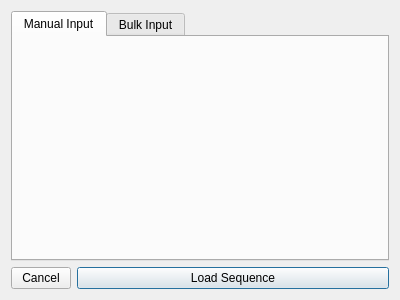
<?xml version="1.0" encoding="UTF-8"?>
<ui version="4.0">
    <class>Dialog</class>
    <widget class="QDialog" name="Dialog">
        <property name="geometry">
            <rect>
                <x>0</x>
                <y>0</y>
                <width>400</width>
                <height>300</height>
            </rect>
        </property>
        <property name="windowTitle">
            <string>Dialog</string>
        </property>
        <layout class="QVBoxLayout" name="verticalLayout">
            <item>
                <widget class="QTabWidget" name="tab_area">
                    <property name="maximumSize">
                        <size>
                            <width>16777215</width>
                            <height>16777215</height>
                        </size>
                    </property>
                    <property name="currentIndex">
                        <number>0</number>
                    </property>
                    <widget class="QWidget" name="manual_input_tab">
                        <attribute name="title">
                            <string>Manual Input</string>
                        </attribute>
                    </widget>
                    <widget class="QWidget" name="bulk_input_tab">
                        <attribute name="title">
                            <string>Bulk Input</string>
                        </attribute>
                    </widget>
                </widget>
            </item>
            <item>
                <layout class="QHBoxLayout" name="horizontalLayout">
                    <item>
                        <widget class="QPushButton" name="cancel">
                            <property name="maximumSize">
                                <size>
                                    <width>60</width>
                                    <height>16777215</height>
                                </size>
                            </property>
                            <property name="text">
                                <string>Cancel</string>
                            </property>
                        </widget>
                    </item>
                    <item>
                        <widget class="QPushButton" name="load_sequence">
                            <property name="text">
                                <string>Load Sequence</string>
                            </property>
                            <property name="autoDefault">
                                <bool>false</bool>
                            </property>
                            <property name="default">
                                <bool>true</bool>
                            </property>
                        </widget>
                    </item>
                </layout>
            </item>
        </layout>
    </widget>
    <resources/>
    <connections/>
</ui>
